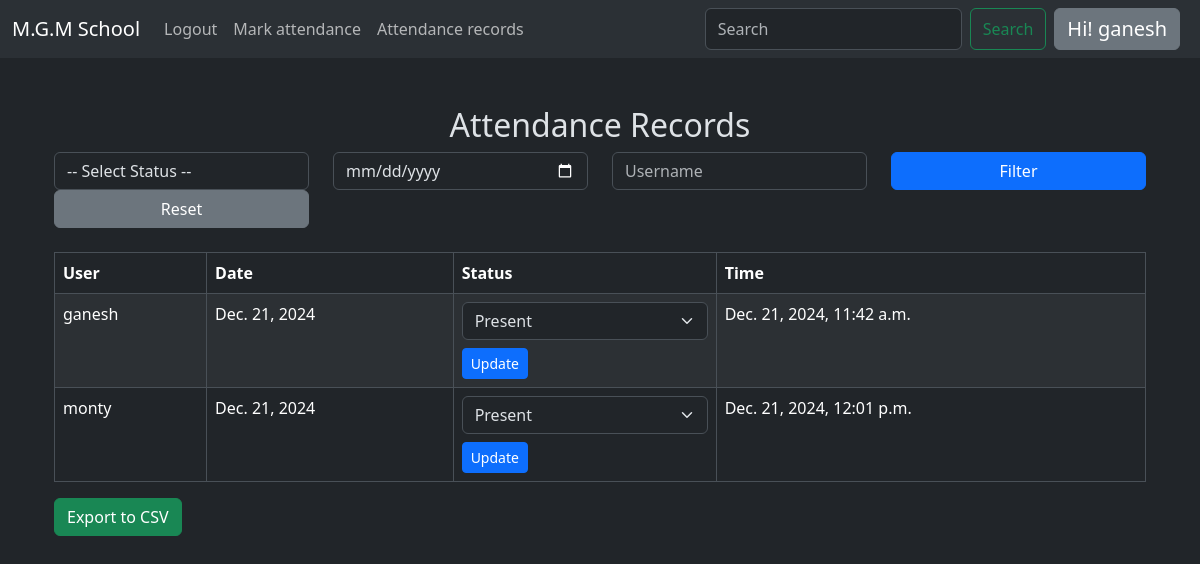
The app's page /attendance_records/ (signed in) with its own data.
### attendance/models.py (models this page shows, shortened)
class Attendance(models.Model):
    user = models.ForeignKey(User, on_delete=models.CASCADE)
    date = models.DateField(auto_now_add=True)
    status = models.CharField(max_length=10, choices=[('Present', 'Present'), ('Absent', 'Absent')])
    timestamp = models.DateTimeField(auto_now_add=True)  # Automatically captures the time when the record is created

### attendance/views.py (the view)
# urls.py: path('attendance_records/', views.attendance_records, name='attendance_records'),
@login_required
def attendance_records(request):
    status = request.GET.get('status', '')
    date = request.GET.get('date', '')
    username = request.GET.get('username', '')
    attendance_records = Attendance.objects.all()
    if status:
        attendance_records = attendance_records.filter(status=status)
    if date:
        attendance_records = attendance_records.filter(date=date)
    if username:
        attendance_records = attendance_records.filter(user__username__icontains=username)
    return render(request, 'attendance_records.html', {
        'records': attendance_records,
        'status': status,
        'date': date,
        'username': username,
    })

### attendance/templates/attendance_records.html (shortened to what this page needs)
{% extends "layout.html" %}
{% load tz %}
{% block content %}
<div class="container mt-5">
    <h2 class="text-center">Attendance Records</h2>
    <form method="get" class="mb-4">
        <div class="row">
            <div class="col-12 col-md-3 mb-3 mb-md-0">
                <select name="status" class="form-control">
                    <option value="">-- Select Status --</option>
                </select>
            </div>
            <div class="col-12 col-md-3 mb-3 mb-md-0">
                <input type="date" name="date" class="form-control" value="{{ date }}">
            </div>
            <div class="col-12 col-md-3 mb-3 mb-md-0">
                <input type="text" name="username" class="form-control" placeholder="Username" value="{{ username }}">
            </div>
            <div class="col-12 col-md-3 d-flex mb-3 mb-md-0">
                <button type="submit" class="btn btn-primary w-100">Filter</button>
            </div>
            <div class="col-12 col-md-3 d-flex mb-3 mb-md-0">
                <a href="{% url 'attendance_records' %}" class="btn btn-secondary w-100">Reset</a>
            </div>
        </div>
    </form>
    <table class="table table-bordered table-striped mt-4">
        <thead>
            <tr>
                <th>User</th>
                <th>Date</th>
                <th>Status</th>
                <th>Time</th>
            </tr>
        </thead>
        <tbody>
            {% for record in records %}
            <tr class="{% if record.status == 'Absent' %}table-danger{% endif %}">
                <td>{{ record.user.username }}</td>
                <td>{{ record.date }}</td>
                <td>
                    <form method="post" action="{% url 'mark_attendance_admin' record.id %}">
                        <select name="status" class="form-select">
                            <option value="Present" {% if record.status == "Present" %}selected{% endif %}>Present</option>
                        </select>
                        <button type="submit" class="btn btn-primary btn-sm mt-2">Update</button>
                    </form>
                </td>
                <td>{{ record.timestamp|timezone:"Asia/Kolkata" }}</td>
            </tr>
            {% endfor %}
        </tbody>
    </table>
    <a href="{% url 'export_attendance' %}" class="btn btn-success mb-4">Export to CSV</a>
</div>
{% endblock %}

### templates/layout.html (shortened to what this page needs)
{% load static %}
<!DOCTYPE html>
<html lang="en" data-bs-theme="dark">
<head>
  <link href="https://cdn.jsdelivr.net/npm/bootstrap@5.3.3/dist/css/bootstrap.min.css" rel="stylesheet"
>
</head>
<body>
  <nav class="navbar navbar-expand-lg bg-body-tertiary">
    <div class="container-fluid">
      <a class="navbar-brand" href="{% url 'student_list' %}">M.G.M School</a>
      <div class="collapse navbar-collapse" id="navbarSupportedContent">
        <ul class="navbar-nav me-auto mb-2 mb-lg-0">
          <li class="nav-item">
            {% if user.is_authenticated %}
            <form action="{% url 'logout' %}" method="post">
              <button type="submit" class="nav-link">
                Logout
              </button>
            </form>
            {% else %}
          <li class="navbar-nav me-auto mb-2 mb-lg-0">
            <a href="{% url 'register' %}" class="nav-link">Register</a>
            <a href="{% url 'login' %}" class="nav-link ">Login</a>
          </li>
          {% endif %}
          </li>
          <li class="navbar-nav me-auto  mb-lg-0">
            <a class="nav-link" href="{% url 'mark_attendance' %}">Mark attendance</a>
          </li>
          <li class="navbar-nav me-auto  mb-lg-0">
            <a class="nav-link" href="{% url 'attendance_records' %}">Attendance records</a>
          </li>
        </ul>
        <form class="d-flex" role="search">
          <input class="form-control me-2" type="search" placeholder="Search" aria-label="Search">
          <button class="btn btn-outline-success" type="submit">Search</button>
          <li class="navbar-nav me-auto  mb-lg-0">
            <a class="navbar-brand mx-2 btn btn-secondary" href="{% url 'student_list' %}">Hi! {{user.username}}</a>
          </li>
        </form>
      </div>
    </div>
  </nav>
  <div class="container">
    {% block content %}
    {% endblock %}
  </div>
</body>
</html>

### records on screen
Attendance: user.username "ganesh", date "Dec. 21, 2024", status "Present", timestamp "Dec. 21, 2024, 11:42 a.m."
Attendance: user.username "monty", date "Dec. 21, 2024", status "Present", timestamp "Dec. 21, 2024, 12:01 p.m."

### other values on screen
{{ user.username }} "ganesh"
